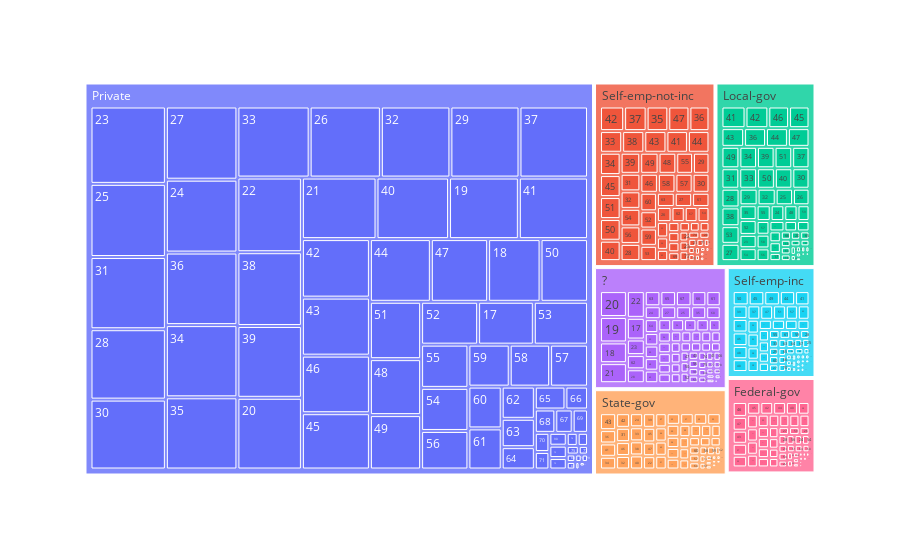

The notebook cell this image was saved under:
### Code cell
px.treemap(df, path=['workclass', 'age'])

### Figure 1 — Plotly figure (JSON) as saved in the notebook; plotly's stock layout.template omitted (floating-point values rounded to 4 significant figures; data arrays with more than 128 entries replaced by an {"elided": "..."} marker saying what was removed)
{"data": [{"branchvalues": "total", "domain": {"x": [0, 1], "y": [0, 1]}, "hovertemplate": "labels=%{label}<br>count=%{value}<br>parent=%{parent}<br>id=%{id}<extra></extra>", "ids": {"elided": "490 str values"}, "labels": {"elided": "490 str values"}, "name": "", "parents": {"elided": "490 str values"}, "type": "treemap", "values": {"elided": "490 int values"}}], "layout": {"legend": {"tracegroupgap": 0}, "margin": {"t": 60}}}
